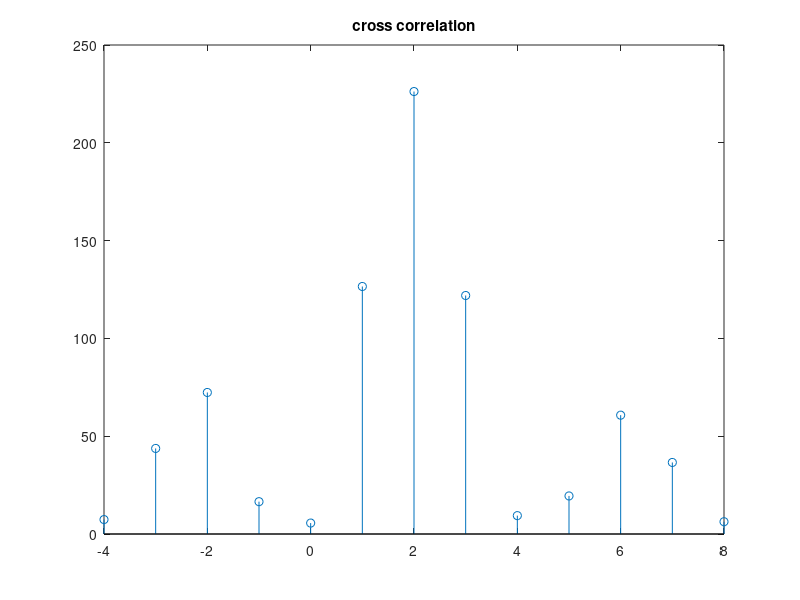

Source code (MATLAB):
clc; close all;
x = [3,11,7,0,-1,4,2];
nx = -3:3;
ny = nx + 2;
w = randn(1, length(x));
y = x + w;
ns = nx(1) + ny(1);
ne = nx(length(x)) + ny(length(y));
nz = ns:ne;
z = xcorr(x,y);
stem(nz,z);
title('cross correlation');
